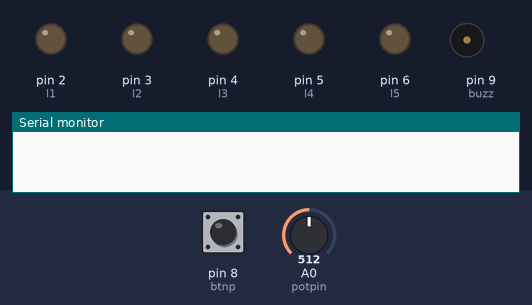
This sketch was run on a simulated Arduino Uno, built with avr-gcc and run on an emulated ATmega328P. On the bench: output pins drawn as LEDs (lit = HIGH), buzzer (waves = sounding), the last lines printed to the serial monitor. The inputs (shaded band) are chosen by the test bench; at power-on: pin 8 (btnp) HIGH, A0 (potpin) = 512.

Above: at 2.8 s.
2.9 s: pin 8 (btnp) pulled LOW for 1.25 s
At 3.7 s:
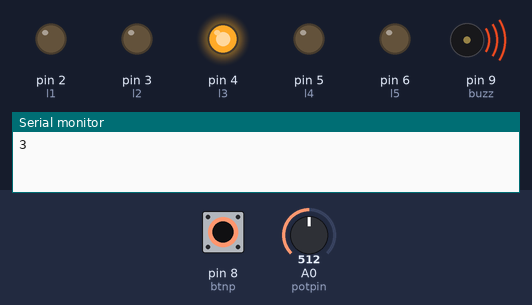
6.4 s: A0 (potpin) set to 122
11.7 s: A0 (potpin) set to 0
At 12.6 s:
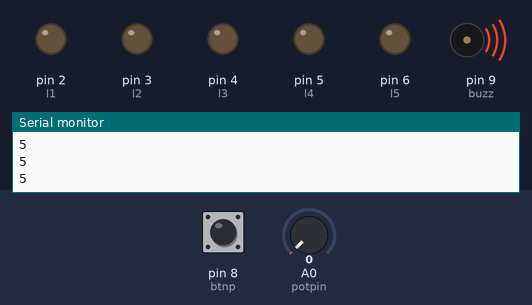
13.2 s: A0 (potpin) set to 306
At 13.96 s:
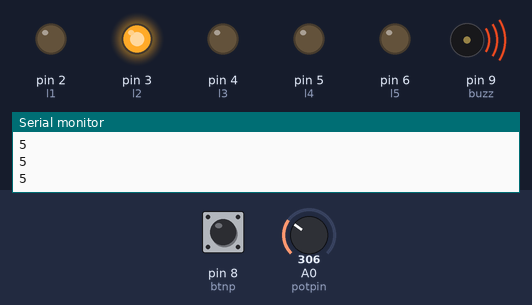
Timing chart, 0 to 17.7 s (numbered marks = the images above; inputs shaded):
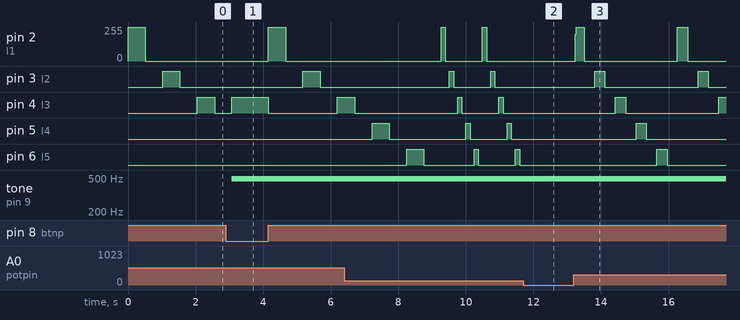

Measured:
- after the input at 2.9 s, pin 3 (l2): LOW → HIGH after 2.3 s instead of 3.2 s; pin 4 (l3): LOW → HIGH after 0.17 s, → LOW 1.1 s later, → HIGH 2.0 s later; pin 5 (l4): stays LOW (without the input it goes to HIGH after 0.17 s); pin 6 (l5): stays LOW (without the input it goes to HIGH after 1.2 s); tone on pin 9 (buzz): silent → 490 Hz after 0.17 s
- after the input at 11.7 s, pin 2 (l1): stops changing and stays 0/255; pin 3 (l2): stays LOW (without the input it goes to HIGH after 0.26 s)
- after the input at 13.2 s, pin 2 (l1): alternates 255/255 for 0.29 s and 0/255 for 2.8 s, starting at once; pin 3 (l2): alternates HIGH for 0.31 s and LOW for 2.8 s, starting after 0.61 s
- by itself, pin 2 (l1): alternates 255/255 for 0.12 s and 0/255 for 1.1 s

The sketch:

LED_picker_with_adjuster.ino
```cpp
int potpin = A0;
int potval;

int l1 = 2;
int l2 = 3;
int l3 = 4;
int l4 = 5;
int l5 = 6;

int buzz = 9;
int bvol = 15;

int btnp = 8;
int btnv = 1;

int cspd;

int lv;

void setup() {
  // put your setup code here, to run once:
pinMode(l1,OUTPUT);
pinMode(l2,OUTPUT);
pinMode(l3,OUTPUT);
pinMode(l4,OUTPUT);
pinMode(l5,OUTPUT);

pinMode(buzz,OUTPUT);

pinMode(potpin,INPUT);
pinMode(btnp,INPUT);
digitalWrite(btnp,HIGH);

Serial.begin(9600);
}

void loop() {
 //  put your main code here, to run repeatedly:
  potval = analogRead(potpin);
  cspd = potval;

  btnv = digitalRead(btnp);

  if (btnv == 1){
  lv = 1;
  digitalWrite(l1,HIGH);
  delay(cspd);
  digitalWrite(l1,LOW);
  delay(cspd);
  }

  btnv = digitalRead(btnp);

  if (btnv == 1){
  lv = 2;
  digitalWrite(l2,HIGH);
  delay(cspd);
  digitalWrite(l2,LOW);
  delay(cspd);
  }

  btnv = digitalRead(btnp);

  if (btnv == 1){

  lv = 3;
  digitalWrite(l3,HIGH);
  delay(cspd);
  digitalWrite(l3,LOW);
  delay(cspd);
  }

  btnv = digitalRead(btnp);

  if (btnv == 1){
  lv = 4;
  digitalWrite(l4,HIGH);
  delay(cspd);
  digitalWrite(l4,LOW);
  delay(cspd);
  }

  btnv = digitalRead(btnp);

  if (btnv == 1){
  lv = 5;
  digitalWrite(l5,HIGH);
  delay(cspd);
  digitalWrite(l5,LOW);
  delay(cspd);
  }
  Serial.println(lv);

  while(btnv == 0){

    if (lv == 1){
      digitalWrite(l1,HIGH);
      analogWrite(buzz,bvol);
      }

     if (lv == 2){
      digitalWrite(l2,HIGH);
      analogWrite(buzz,bvol);
      }

     if (lv == 3){
      digitalWrite(l3,HIGH);
      analogWrite(buzz,bvol);
      }

     if (lv == 4){
      digitalWrite(l4,HIGH);
      analogWrite(buzz,bvol);
      }

     if (lv == 5){
      digitalWrite(l5,HIGH);
      analogWrite(buzz,bvol);
      }

      btnv = digitalRead(btnp);
   }

digitalWrite(l1,LOW);
digitalWrite(l2,LOW);
digitalWrite(l3,LOW);
digitalWrite(l4,LOW);
digitalWrite(l5,LOW);
analogWrite(buzz,0);


}
```
